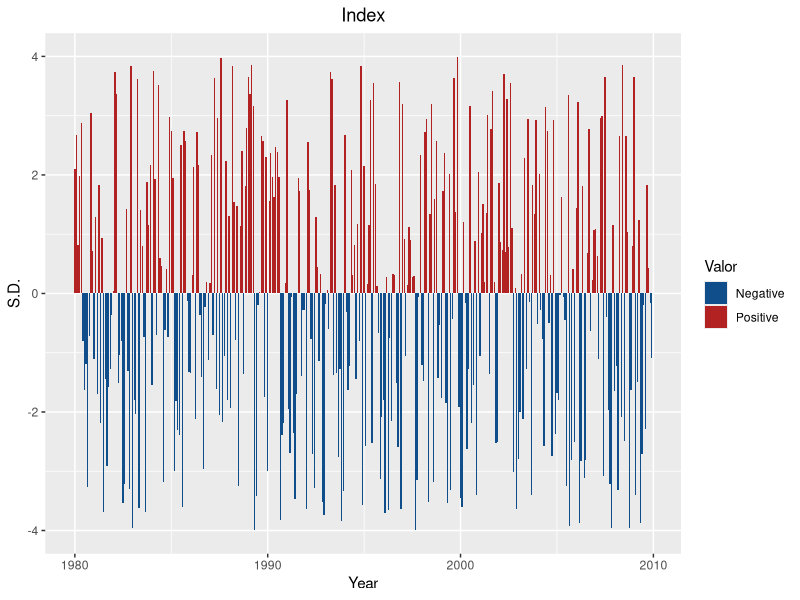

Reproduce this figure in R.
library(ggplot2)
library(reshape)
library(tidyr)
library(dplyr)


set.seed(78)
vector <- runif(n = 360, min = -4, max = 4)
dates <- seq(as.Date('1980-01-01'), length.out=360, by='1 month')


df <- data.frame(dates = dates, index = vector)

#Aqui ya se hace la diferencia entre positivo y negativo con color
df$colour <- ifelse(df$index < 0, "Negative","Positive")
ggplot(df,aes(dates,index,label=""))+
  geom_bar(stat="identity",position="identity",aes(fill = colour))+
  scale_fill_manual(name = "Valor", values=c(Positive="firebrick",Negative="dodgerblue4"))+
  ggtitle("Index")+
  theme(plot.title = element_text(hjust = 0.5))+
  xlab("Year") + ylab("S.D.")
